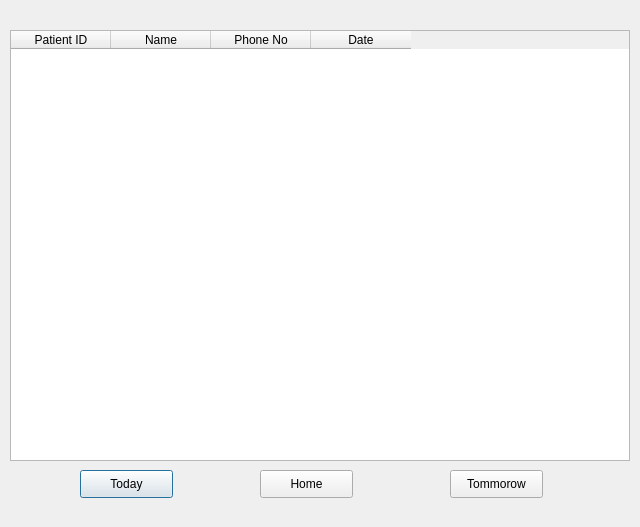
<?xml version="1.0" encoding="UTF-8"?>
<ui version="4.0">
 <class>Dialog</class>
 <widget class="QDialog" name="Dialog">
  <property name="geometry">
   <rect>
    <x>0</x>
    <y>0</y>
    <width>640</width>
    <height>527</height>
   </rect>
  </property>
  <property name="windowTitle">
   <string>Dialog</string>
  </property>
  <widget class="QTableWidget" name="tableWidget">
   <property name="geometry">
    <rect>
     <x>10</x>
     <y>30</y>
     <width>620</width>
     <height>431</height>
    </rect>
   </property>
   <column>
    <property name="text">
     <string>Patient ID</string>
    </property>
   </column>
   <column>
    <property name="text">
     <string>Name</string>
    </property>
   </column>
   <column>
    <property name="text">
     <string>Phone No</string>
    </property>
   </column>
   <column>
    <property name="text">
     <string>Date</string>
    </property>
   </column>
  </widget>
  <widget class="QPushButton" name="today">
   <property name="geometry">
    <rect>
     <x>80</x>
     <y>470</y>
     <width>93</width>
     <height>28</height>
    </rect>
   </property>
   <property name="text">
    <string>Today</string>
   </property>
  </widget>
  <widget class="QPushButton" name="tmr">
   <property name="geometry">
    <rect>
     <x>450</x>
     <y>470</y>
     <width>93</width>
     <height>28</height>
    </rect>
   </property>
   <property name="text">
    <string>Tommorow</string>
   </property>
  </widget>
  <widget class="QPushButton" name="homeButton">
   <property name="geometry">
    <rect>
     <x>260</x>
     <y>470</y>
     <width>93</width>
     <height>28</height>
    </rect>
   </property>
   <property name="text">
    <string>Home</string>
   </property>
  </widget>
 </widget>
 <resources/>
 <connections/>
</ui>
